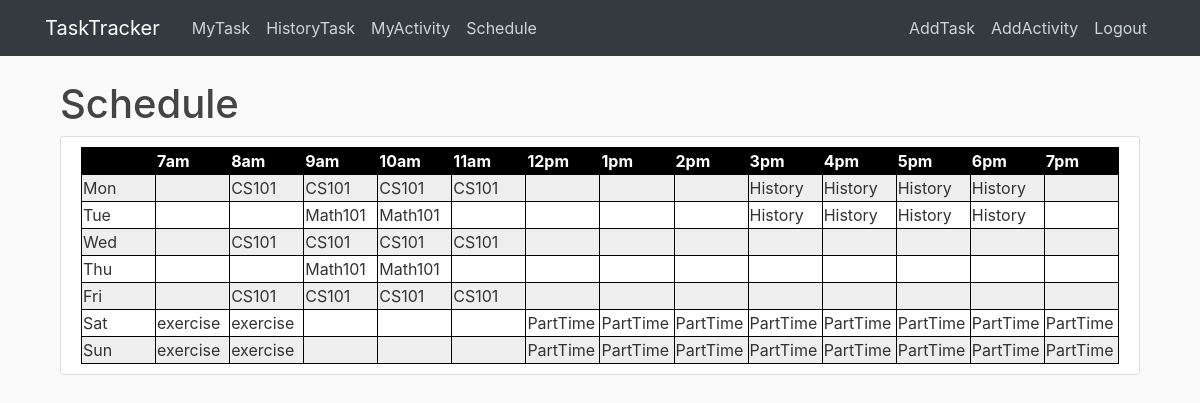
The app's page /schedule/ (signed in) with its own data.
### main/models.py (models this page shows, shortened)
class Activity(models.Model):
    MY_CHOICES = (
        ('Mon', 'Monday'),
        ('Tue', 'Tuesday'),
        ('Wed', 'Wednesday'),
        ('Thu', 'Thursday'),
        ('Fri', 'Friday'),
        ('Sat', 'Saturday'),
        ('Sun', 'Sunday'),
    )
    activityname= models.CharField(max_length=100)
    starttime= models.PositiveIntegerField(default=7,validators=[MinValueValidator(7), MaxValueValidator(18)])
    endtime= models.PositiveIntegerField(default=8,validators=[MinValueValidator(8), MaxValueValidator(19)])
    repeat = MultiSelectField(choices=MY_CHOICES)
    activityuser =models.ForeignKey(User, on_delete=models.CASCADE)
    objects = activitymanager()

### main/views.py (the view)
# urls.py: path('schedule/', views.schedule,name='schedule'),
def schedule(request):
    user_activitys = Activity.objects.get_users_activity(request.user)
    Monschedule=[]
    for x in range(7,20):
        {
            Monschedule.append(Activity.objects.check_activity_time('Mon',x,request.user))
        }
    Tueschedule=[]
    for x in range(7,20):
        {
            Tueschedule.append(Activity.objects.check_activity_time('Tue',x,request.user))
        }
    Wedschedule=[]
    for x in range(7,20):
        {
            Wedschedule.append(Activity.objects.check_activity_time('Wed',x,request.user))
        }
    Thuschedule=[]
    for x in range(7,20):
        {
            Thuschedule.append(Activity.objects.check_activity_time('Thu',x,request.user))
        }
    Frischedule=[]
    for x in range(7,20):
        {
            Frischedule.append(Activity.objects.check_activity_time('Fri',x,request.user))
        }
    Satschedule=[]
    for x in range(7,20):
        {
            Satschedule.append(Activity.objects.check_activity_time('Sat',x,request.user))
        }
    Sunschedule=[]
    for x in range(7,20):
        {
            Sunschedule.append(Activity.objects.check_activity_time('Sun',x,request.user))
        }
    context = {
        'tasks': Task.objects.all(),
        'activitys': Activity.objects.all(),
        'user_activitys':user_activitys,
        'range': [7, 8, 9, 10, 11, 12, 13, 14, 15, 16, 17, 18, 19],
        'Monschedule': Monschedule,
        'Tueschedule': Tueschedule,
        'Wedschedule': Wedschedule,
        'Thuschedule': Thuschedule,
        'Frischedule': Frischedule,
        'Satschedule': Satschedule,
        'Sunschedule': Sunschedule,
    }
    return render(request, 'main/schedule.html', context)

### main/managers.py (called while the page is built)
    def get_users_activity(self,username):
        return self.filter(activityuser__username=username)

    def get_queryset(self):
        return PostQuerySet(self.model, using =self._db)

    def get_users_activity(self, username):
        return self.get_queryset().get_users_activity(username)

    def check_activity_time(self,weekday,currenttime,username):
        return self.filter(starttime__lte=currenttime ,endtime__gte=currenttime,repeat__contains=weekday,activityuser__username=username)

### main/templates/main/schedule.html (shortened to what this page needs)
{% extends "main/base.html" %}
{% block content %}
<!DOCTYPE html>
<html>
<main role="main" class="container">
{% if user.is_authenticated %}
<h1>Schedule</h1>
<article class="media content-section">
  <div class="media-body">
    <table id="t01">
        <tr>
          <th></th>
          <th>7am</th>
          <th>8am</th>
          <th>9am</th>
          <th>10am</th>
          <th>11am</th>
          <th>12pm</th>
          <th>1pm</th>
          <th>2pm</th>
          <th>3pm</th>
          <th>4pm</th>
          <th>5pm</th>
          <th>6pm</th>
          <th>7pm</th>
        </tr>
        <tr>
          <td>Mon</td>
            {% for activitys in Monschedule %}
              {% for activity in activitys %}
                <td>{{ activity.activityname }} </td>
              {% empty %}
                <td></td>
              {% endfor %}
            {% endfor %}
        </tr>
        <tr>
          <td>Tue</td>
          {% for activitys in Tueschedule %}
          {% for activity in activitys %}
            <td>{{ activity.activityname }} </td>
          {% empty %}
            <td></td>
          {% endfor %}
        {% endfor %}
        </tr>
        <tr>
          <td>Wed</td>
          {% for activitys in Wedschedule %}
          {% for activity in activitys %}
            <td>{{ activity.activityname }} </td>
          {% empty %}
            <td></td>
          {% endfor %}
        {% endfor %}
        </tr>
        <tr>
            <td>Thu</td>
            {% for activitys in Thuschedule %}
              {% for activity in activitys %}
                <td>{{ activity.activityname }} </td>
              {% empty %}
                <td></td>
              {% endfor %}
            {% endfor %}
          </tr>
        <tr>
            <td>Fri</td>
            {% for activitys in Frischedule %}
              {% for activity in activitys %}
                <td>{{ activity.activityname }} </td>
              {% empty %}
                <td></td>
              {% endfor %}
            {% endfor %}
          </tr>
        <tr>
            <td>Sat</td>
            {% for activitys in Satschedule %}
              {% for activity in activitys %}
                <td>{{ activity.activityname }} </td>
              {% empty %}
                <td></td>
              {% endfor %}
            {% endfor %}
          </tr>
          <tr>
            <td>Sun</td>
            {% for activitys in Sunschedule %}
              {% for activity in activitys %}
                <td>{{ activity.activityname }} </td>
              {% empty %}
                <td></td>
              {% endfor %}
            {% endfor %}
          </tr>
      </table>
  </div>
</article>
{% else %}
  <h1>Welcome</h1>
  <h2>Please Login first!!</h2>
{% endif %}
{% endblock content %}

### main/static/main/main.css (style rules this page uses)
body { background: #fafafa; color: #333333; margin-top: 5rem; }
h1, h2, h3, h4, h5, h6 { color: #444444; }
.content-section { background: #ffffff; padding: 10px 20px; border: 1px solid #dddddd; border-radius: 3px; margin-bottom: 20px; }

### main/templates/main/schedule.html (style rules this page uses)
table { width:100%; table-layout:fixed; }
table, th, td { border: 1px solid black; border-collapse: collapse; }
th, td { padding: 1px; text-align: left; }
#t01 tr:nth-child(even) { background-color: #eee; }
#t01 tr:nth-child(odd) { background-color: #fff; }
#t01 th { background-color: black; color: white; }

### records on screen
Activity: activityname "CS101"
Activity: activityname "History"
Activity: activityname "Math101"
Activity: activityname "exercise"
Activity: activityname "PartTime"
